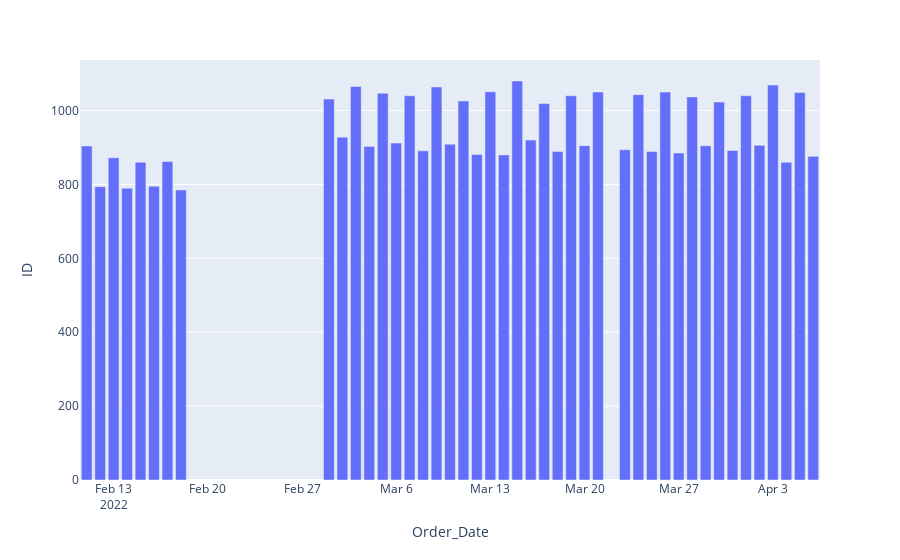

Notebook source saved alongside this figure:
### Markdown cell above
### 1. Quantidade de pedidos por dia.

### Code cell
cols = ['ID', 'Order_Date']
df_aux = df1.loc[:, cols].groupby(['Order_Date']).count().reset_index()

px.bar(df_aux, x='Order_Date', y='ID')

### Figure 1 — Plotly figure (JSON) as saved in the notebook; plotly's stock layout.template omitted (floating-point values rounded to 4 significant figures)
{"data": [{"alignmentgroup": "True", "hovertemplate": "Order_Date=%{x}<br>ID=%{y}<extra></extra>", "legendgroup": "", "marker": {"color": "#636efa", "pattern": {"shape": ""}}, "name": "", "offsetgroup": "", "orientation": "v", "showlegend": false, "textposition": "auto", "type": "bar", "x": ["2022-02-11T00:00:00", "2022-02-12T00:00:00", "2022-02-13T00:00:00", "2022-02-14T00:00:00", "2022-02-15T00:00:00", "2022-02-16T00:00:00", "2022-02-17T00:00:00", "2022-02-18T00:00:00", "2022-03-01T00:00:00", "2022-03-02T00:00:00", "2022-03-03T00:00:00", "2022-03-04T00:00:00", "2022-03-05T00:00:00", "2022-03-06T00:00:00", "2022-03-07T00:00:00", "2022-03-08T00:00:00", "2022-03-09T00:00:00", "2022-03-10T00:00:00", "2022-03-11T00:00:00", "2022-03-12T00:00:00", "2022-03-13T00:00:00", "2022-03-14T00:00:00", "2022-03-15T00:00:00", "2022-03-16T00:00:00", "2022-03-17T00:00:00", "2022-03-18T00:00:00", "2022-03-19T00:00:00", "2022-03-20T00:00:00", "2022-03-21T00:00:00", "2022-03-23T00:00:00", "2022-03-24T00:00:00", "2022-03-25T00:00:00", "2022-03-26T00:00:00", "2022-03-27T00:00:00", "2022-03-28T00:00:00", "2022-03-29T00:00:00", "2022-03-30T00:00:00", "2022-03-31T00:00:00", "2022-04-01T00:00:00", "2022-04-02T00:00:00", "2022-04-03T00:00:00", "2022-04-04T00:00:00", "2022-04-05T00:00:00", "2022-04-06T00:00:00"], "xaxis": "x", "y": [904, 794, 872, 790, 860, 795, 862, 785, 1031, 928, 1065, 903, 1047, 912, 1040, 891, 1064, 909, 1026, 881, 1051, 880, 1080, 920, 1019, 889, 1040, 905, 1050, 894, 1043, 889, 1050, 885, 1037, 905, 1023, 892, 1040, 906, 1069, 860, 1049, 876], "yaxis": "y"}], "layout": {"autosize": true, "barmode": "relative", "legend": {"tracegroupgap": 0}, "margin": {"t": 60}, "xaxis": {"anchor": "y", "autorange": true, "domain": [0, 1], "range": ["2022-02-10 12:00", "2022-04-06 12:00"], "title": {"text": "Order_Date"}, "type": "date"}, "yaxis": {"anchor": "x", "autorange": true, "domain": [0, 1], "range": [0, 1137.0], "title": {"text": "ID"}, "type": "linear"}}}
